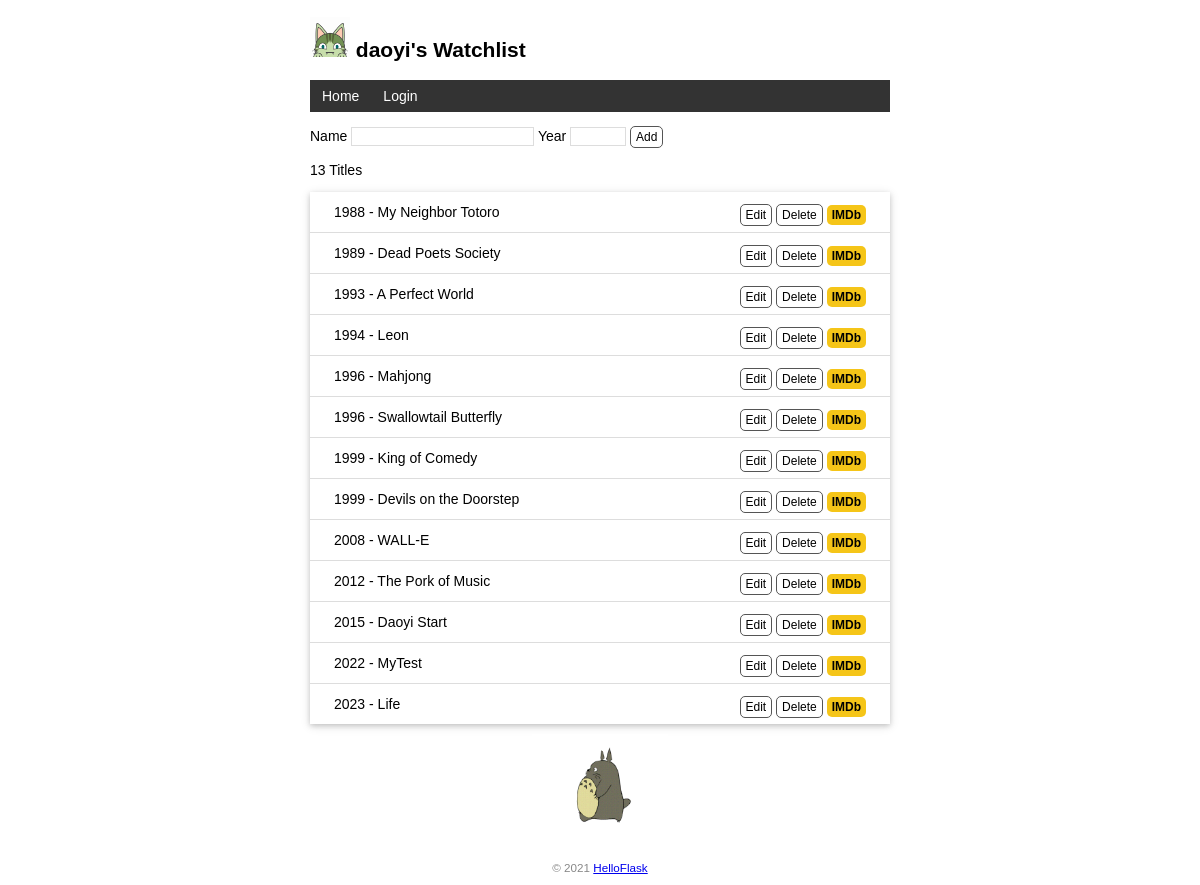
The page / on the database its author committed.
### app.py (models this page shows, shortened)
class User(db.Model, UserMixin):  # 表名将会是 user（自动生成，小写处理）
    id = db.Column(db.Integer, primary_key=True)  # 主键
    name = db.Column(db.String(20))  # 名字
    username = db.Column(db.String(20))  # 用户名
    password_hash = db.Column(db.String(128))  # 密码散列值

class Movie(db.Model):  # 表名将会是 movie
    id = db.Column(db.Integer, primary_key=True)  # 主键
    title = db.Column(db.String(60))  # 电影标题
    year = db.Column(db.String(4))  # 电影年份

### app.py (the view, shortened to what this page needs)
@app.route('/', methods=['GET', 'POST'])
def index():
    movies = Movie.query.all()  # 读取所有电影记录
    return render_template('index.html', movies=movies)

### app.py (called while the page is built)
@app.context_processor
def inject_user():  # 函数名可以随意修改
    user = User.query.first()
    return dict(user=user)  # 需要返回字典，等同于 return {'user': user}

### templates/index.html (shortened to what this page needs)
{% extends 'base.html' %}
{% block content %}
<form method="post">
    Name <input type="text" name="title" autocomplete="on" required>
    Year <input type="text" name="year" autocomplete="off" required>
    <input class="btn" type="submit" name="submit" value="Add">
</form>
<p>{{ movies|length }} Titles</p>
<ul class="movie-list">
    {% for movie in movies %}
    <li>{{ movie.year }} - {{ movie.title }}
        <span class="float-right">
            <a class="btn" href="{{ url_for('edit', movie_id=movie.id) }}">Edit</a>
            <form class="inline-form" method="post" action="{{ url_for('delete', movie_id=movie.id) }}">
                <input class="btn" type="submit" name="delete" value="Delete" onclick="return confirm('Are you sure?')">
            </form>
            <a class="imdb" href="https://www.imdb.com/find?q={{ movie.title }}" target="_blank" title="Find this movie on IMDb">IMDb</a>
        </span>
    </li>
    {% endfor %}
</ul>
<img alt="Walking Totoro" class="totoro" src="{{ url_for('static', filename='images/totoro.gif') }}" title="to~to~ro~">
{% endblock %}

### templates/base.html (shortened to what this page needs)
<!DOCTYPE html>
<html lang="en">
<head>
    {% block head %}
    <link rel="stylesheet" href="{{ url_for('static', filename='style.css') }}" type="text/css">
    {% endblock %}
</head>
<body>
    <h2>
        <img alt="Avatar" class="avatar" src="{{ url_for('static', filename='images/avatar.png') }}">
        {{ user.name }}'s Watchlist
    </h2>
    <nav>
        <ul>
            <li><a href="{{ url_for('index') }}">Home</a></li>
            {% if current_user.is_authenticated %}
                <li><a href="{{ url_for('settings') }}">Settings</a></li>
                <li><a href="{{ url_for('logout') }}">Logout</a></li>
            {% else %}
                <li><a href="{{ url_for('login') }}">Login</a></li>
            {% endif %}
        </ul>
    </nav>
    {% block content %}{% endblock %}
    <footer>
        <small>&copy; 2021 <a href="http://helloflask.com/tutorial">HelloFlask</a></small>
    </footer>
</body>
</html>

### static/style.css (style rules this page uses)
body { margin: auto; max-width: 580px; font-size: 14px; font-family: Helvetica, Arial, sans-serif; }
footer { color: #888; margin-top: 15px; text-align: center; padding: 10px; }
.avatar { width: 40px; }
.movie-list { list-style-type: none; padding: 0; margin-bottom: 10px; box-shadow: 0 2px 5px 0 rgba(0, 0, 0, 0.16), 0 2px 10px 0 rgba(0, 0, 0, 0.12); }
.movie-list li { padding: 12px 24px; border-bottom: 1px solid #ddd; }
.movie-list li:last-child { border-bottom:none; }
.totoro { display: block; margin: 0 auto; height: 100px; }
nav ul { list-style-type: none; margin: 0; padding: 0; overflow: hidden; background-color: #333; }
nav li { float: left; }
nav li a { display: block; color: white; text-align: center; padding: 8px 12px; text-decoration: none; }
.float-right { float: right; }
.imdb { font-size: 12px; font-weight: bold; color: black; text-decoration: none; background: #F5C518; border-radius: 5px; padding: 3px 5px; }
input[type=submit] { font-family: inherit; }
input[type=text] { border: 1px solid #ddd; }
input[name=year] { width: 50px; }
.btn { font-size: 12px; padding: 3px 5px; text-decoration: none; cursor: pointer; background-color: white; color: black; border: 1px solid #555555; border-radius: 5px; }
.inline-form { display: inline; }

### rows shown on the page
User: name "daoyi"
Movie: year "1988", title "My Neighbor Totoro"
Movie: year "1989", title "Dead Poets Society"
Movie: year "1993", title "A Perfect World"
Movie: year "1994", title "Leon"
Movie: year "1996", title "Mahjong"
Movie: year "1996", title "Swallowtail Butterfly"
Movie: year "1999", title "King of Comedy"
Movie: year "1999", title "Devils on the Doorstep"
Movie: year "2008", title "WALL-E"
Movie: year "2012", title "The Pork of Music"
Movie: year "2015", title "Daoyi Start"
Movie: year "2022", title "MyTest"
Movie: year "2023", title "Life"

### other values the page prints
{{ movies|length }} "13"
